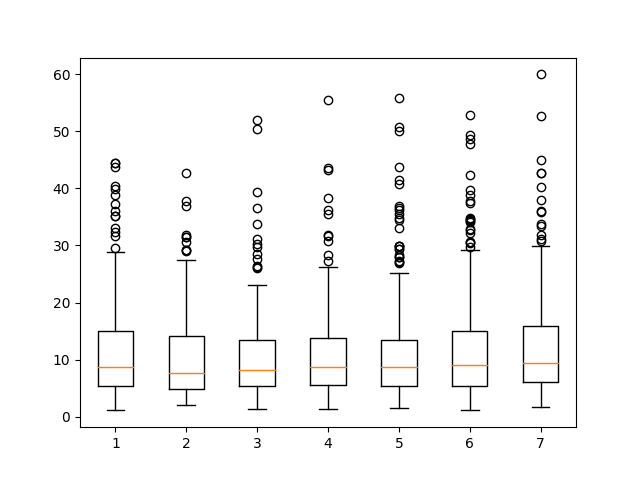

Write the Python code that produced this figure.
import pymongo
import matplotlib.pyplot as plt
import dateparser


SAVEFIG_01 = 'creating-box-plots.png'
course_cluster_uri = 'mongodb://analytics-student:[email redacted]:27017,cluster0-shard-00-01-jxeqq.mongodb.net:27017,cluster0-shard-00-02-jxeqq.mongodb.net:27017/?ssl=true&replicaSet=Cluster0-shard-0&authSource=admin'


course_client = pymongo.MongoClient(course_cluster_uri)
trips = course_client.citibike.trips
cursor = trips.aggregate([
    {
        '$match': {
            'start time': {
                '$gte': dateparser.parse('1/1/2016'),
                '$lt': dateparser.parse('2/1/2016')
            },
            'tripduration': {
                '$lt': 3600
            }
        }
    },
    {
        '$sort': {
            'bikeid': 1
        }
    },
    {
        '$limit': 2500
    },
    {
        '$addFields': {
            'dayOfWeek': {
                '$dayOfWeek': '$start time'
            }
        }
    },
    {
        '$group': {
            '_id': '$dayOfWeek',
            'trips': {
                '$push': '$$ROOT'
            }
        }
    },
    {
        '$sort': {
            '_id': 1
        }
    }
])
trips_by_day = [doc['trips'] for doc in cursor]
trip_durations_by_day = [[trip['tripduration'] / 60 for trip in trips] for trips in trips_by_day]

print(len(trip_durations_by_day))
print(len(trip_durations_by_day[0]))
print(len(trip_durations_by_day[1]))

plt.boxplot(trip_durations_by_day)
plt.savefig(SAVEFIG_01)
plt.close()

